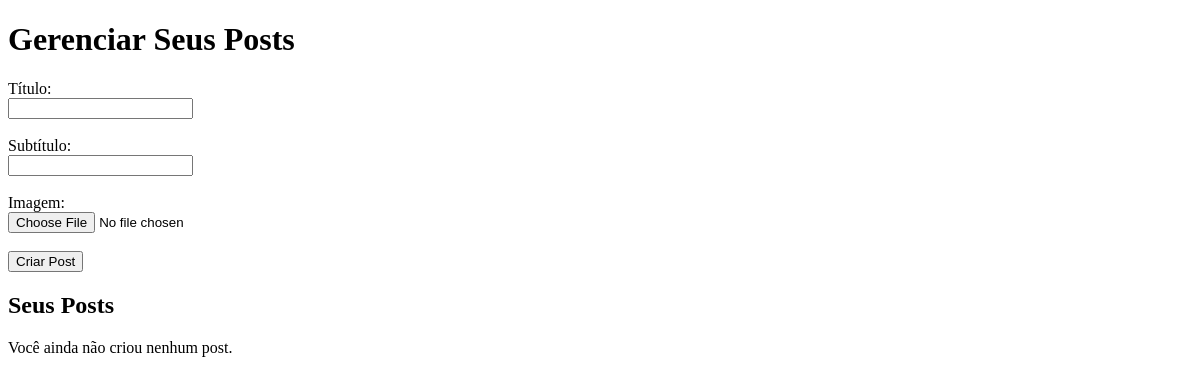
The page /notificacoes/dashboard/ (signed in) on the database as committed earlier.
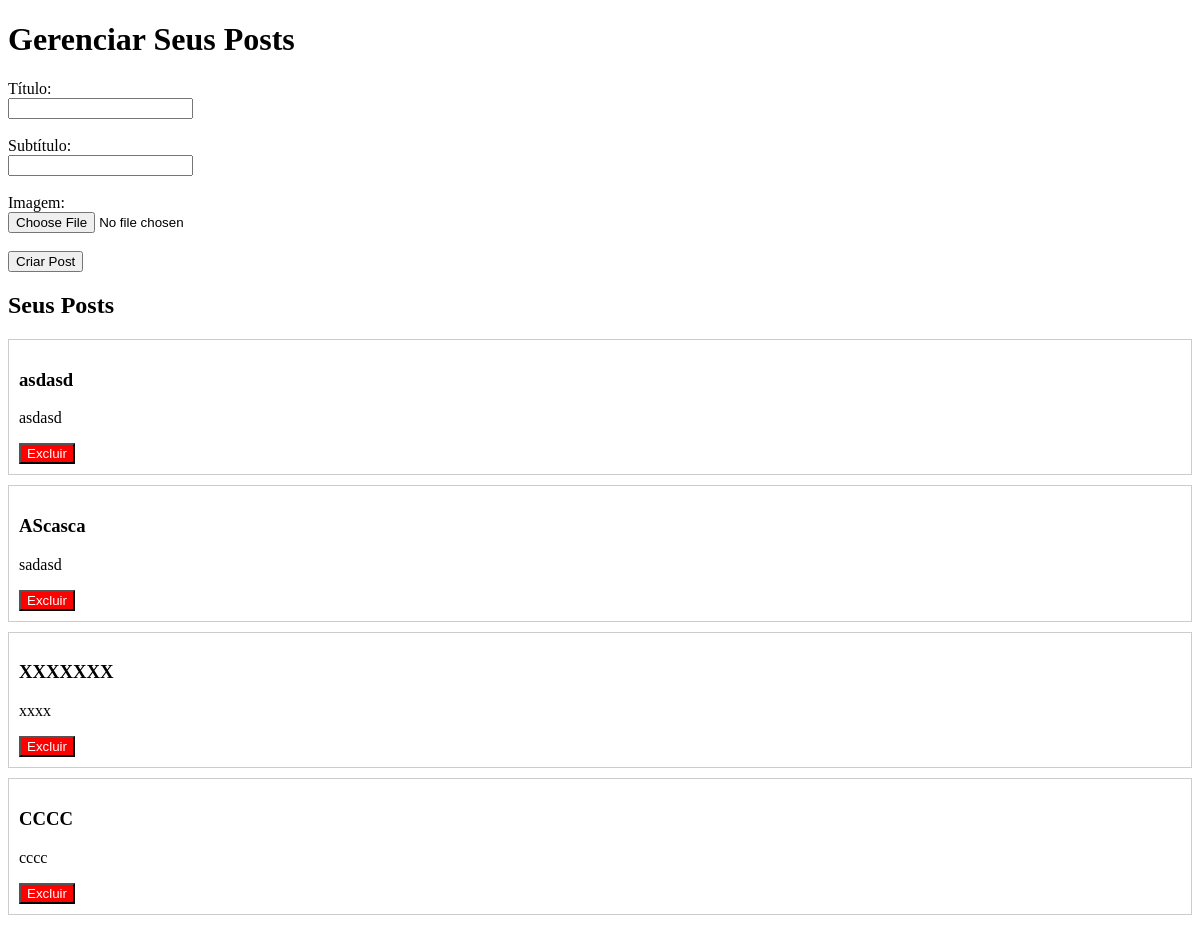
The same page on the database as committed later.
### notificacoes/models.py (models this page shows, shortened)
class Post(models.Model):
    title = models.CharField(max_length=255)
    subtitle = models.CharField(max_length=255)
    image = models.ImageField(upload_to='posts/', null=True, blank=True)
    author = models.ForeignKey(User, on_delete=models.CASCADE)
    created_at = models.DateTimeField(auto_now_add=True)

### notificacoes/views.py (the view, shortened to what this page needs)
# urls.py: path('dashboard/', user_dashboard, name='user_dashboard'),
@login_required
def user_dashboard(request):
    error = None
    posts = Post.objects.filter(author=request.user).order_by('-created_at')
    return render(request, 'notificacoes/dashboard.html', {'posts': posts, 'error': error})

### notificacoes/templates/notificacoes/dashboard.html (shortened to what this page needs)
<!DOCTYPE html>
<html lang="pt-BR">
<head>
    {% load static %}
</head>
<body>
    <h1>Gerenciar Seus Posts</h1>
    <form method="POST" enctype="multipart/form-data" style="margin-bottom: 20px;">
        <label for="title">Título:</label><br>
        <input type="text" id="title" name="title" required><br><br>
        <label for="subtitle">Subtítulo:</label><br>
        <input type="text" id="subtitle" name="subtitle" required><br><br>
        <label for="image">Imagem:</label><br>
        <input type="file" id="image" name="image"><br><br>
        <button type="submit">Criar Post</button>
    </form>
    <h2>Seus Posts</h2>
    {% for post in posts %}
        <div style="border: 1px solid #ccc; padding: 10px; margin-bottom: 10px;">
            <h3>{{ post.title }}</h3>
            <p>{{ post.subtitle }}</p>
            <form method="POST" action="{% url 'delete_post' post.id %}" style="margin-top: 10px;">
                <button type="submit" style="background-color: red; color: white;">Excluir</button>
            </form>
        </div>
    {% empty %}
        <p>Você ainda não criou nenhum post.</p>
    {% endfor %}
</body>
</html>

Rows that differ between the two databases and show on the page:
added Post: title "asdasd", subtitle "asdasd"
added Post: title "AScasca", subtitle "sadasd"
added Post: title "XXXXXXX", subtitle "xxxx"
added Post: title "CCCC", subtitle "cccc"
Other text that changed with them:
text no longer shown: "Você ainda não criou nenhum post."
